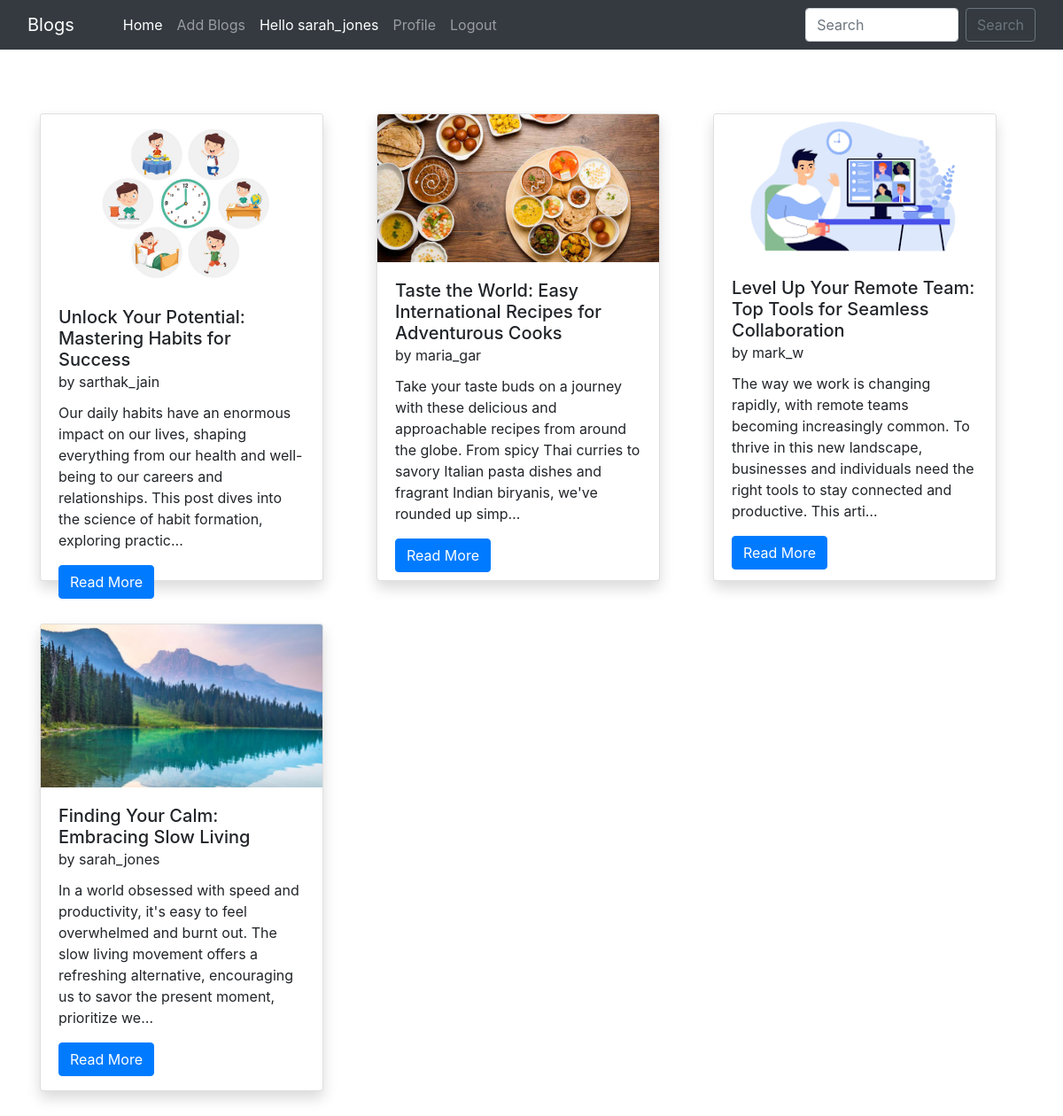
Page / (signed in) on the committed database.
### home/models.py (models this page shows, shortened)
class BlogPost(models.Model):
    title=models.CharField(max_length=255)
    author= models.ForeignKey(User, on_delete=models.CASCADE)
    slug=models.CharField(max_length=130)
    content=models.TextField()
    image = models.ImageField(upload_to="profile_pics", blank=True, null=True)
    dateTime=models.DateTimeField(auto_now_add=True)

### home/views.py (the view)
# urls.py: path("", views.blogs, name="blogs"),
def blogs(request):
    posts = BlogPost.objects.all()
    posts = BlogPost.objects.filter().order_by('-dateTime')
    return render(request, "blog.html", {'posts':posts})

### home/templates/blog.html (shortened to what this page needs)
{% extends 'base.html' %}
{% block homeactive %} active {% endblock homeactive %}
{% block body %}
<div class="container mt-5 mb-3">
    <div class="row">
        {% for post in posts %}
        <div class="col-lg-4 my-4">
            <div class="card shadow" style="width: 20rem; height: 33rem;">
                <img src="/media/{{post.image}}" class="card-img-top" alt="..." height="250px">
                <div class="card-body">
                  <h5 class="card-title">{{post.title}} <br><small>by {{post.author}}</small></h5>
                  <p class="card-text">{{post.content| truncatechars:210}}</p>
                  <a href="blog/{{post.slug}}" class="btn btn-primary">Read More {% if user.is_superuser %}<a href="delete_blog_post/{{post.slug}}/" class="btn btn-danger mx-4">Delete Blog</a>{% endif %}</a>
                </div>
              </div>
        </div>
        {% endfor %}
    </div>
</div>
{% endblock %}

### home/templates/base.html (shortened to what this page needs)
<!doctype html>
<html lang="en">
  <head>
    <link href="//maxcdn.bootstrapcdn.com/bootstrap/4.1.1/css/bootstrap.min.css" rel="stylesheet" id="bootstrap-css">
    <link href="https://cdn.jsdelivr.net/npm/bootstrap@5.0.2/dist/css/bootstrap.min.css" rel="stylesheet">
    <link rel="stylesheet" href="https://maxcdn.bootstrapcdn.com/bootstrap/4.0.0/css/bootstrap.min.css">
  </head>
  <body>
    <nav class="navbar navbar-expand-lg navbar-dark bg-dark sticky-top">
        <div class="container-fluid">
          <a class="navbar-brand" href="/">Blogs</a>
          <div class="collapse navbar-collapse" id="navbarSupportedContent">
          <div class="container mx-3">
            <ul class="navbar-nav me-auto mb-2 mb-lg-0">
              <li class="nav-item">
                <a class="nav-link {% block homeactive %} {% endblock homeactive %}" aria-current="page" href="/">Home</a>
              </li>
              {% if user.is_authenticated %}
              <li class="nav-item">
                <a class="nav-link {% block add_blogs_active %} {% endblock add_blogs_active %}" href="/add_blogs/">Add Blogs</a>
              </li>
              <li class="nav-item">
                <a class="nav-link active" href="#">Hello {{request.user}}</a>
              </li>
              <li class="nav-item">
                <a class="nav-link {% block profileactive %} {% endblock profileactive %}" href="/profile/">Profile</a>
              </li>
              <li class="nav-item">
                <a class="nav-link" href="/logout/">Logout</a>
              </li>
              {% endif %}
            </ul>
            </div>
            <form class="d-flex" method="POST" action="/search/"> {% csrf_token %}
              <input class="form-control me-2" type="search" placeholder="Search" name="searched" id="searched" aria-label="Search">
              <button href="/search/" class="btn btn-outline-secondary" type="submit">Search</button>
            </form>
          </div>
        </div>
      </nav>
      {% block body %}
      {% endblock %}
</body>
</html>

### rows in the picture
BlogPost: image (picture), title "Unlock Your Potential: Mastering Habits for Success", author "sarthak_jain", content "Our daily habits have an enormous impact on our lives, shaping everything from our health and well-being to our careers and relationships. This post dives into the science of habit formation, exploring practic…"
BlogPost: image (picture), title "Taste the World: Easy International Recipes for Adventurous Cooks", author "maria_gar", content "Take your taste buds on a journey with these delicious and approachable recipes from around the globe. From spicy Thai curries to savory Italian pasta dishes and fragrant Indian biryanis, we've rounded up simp…"
BlogPost: image (picture), title "Level Up Your Remote Team: Top Tools for Seamless Collaboration", author "mark_w", content "The way we work is changing rapidly, with remote teams becoming increasingly common. To thrive in this new landscape, businesses and individuals need the right tools to stay connected and productive. This arti…"
BlogPost: image (picture), title "Finding Your Calm: Embracing Slow Living", author "sarah_jones", content "In a world obsessed with speed and productivity, it's easy to feel overwhelmed and burnt out. The slow living movement offers a refreshing alternative, encouraging us to savor the present moment, prioritize we…"

### other values in the picture
{{ request.user }} "sarah_jones"
